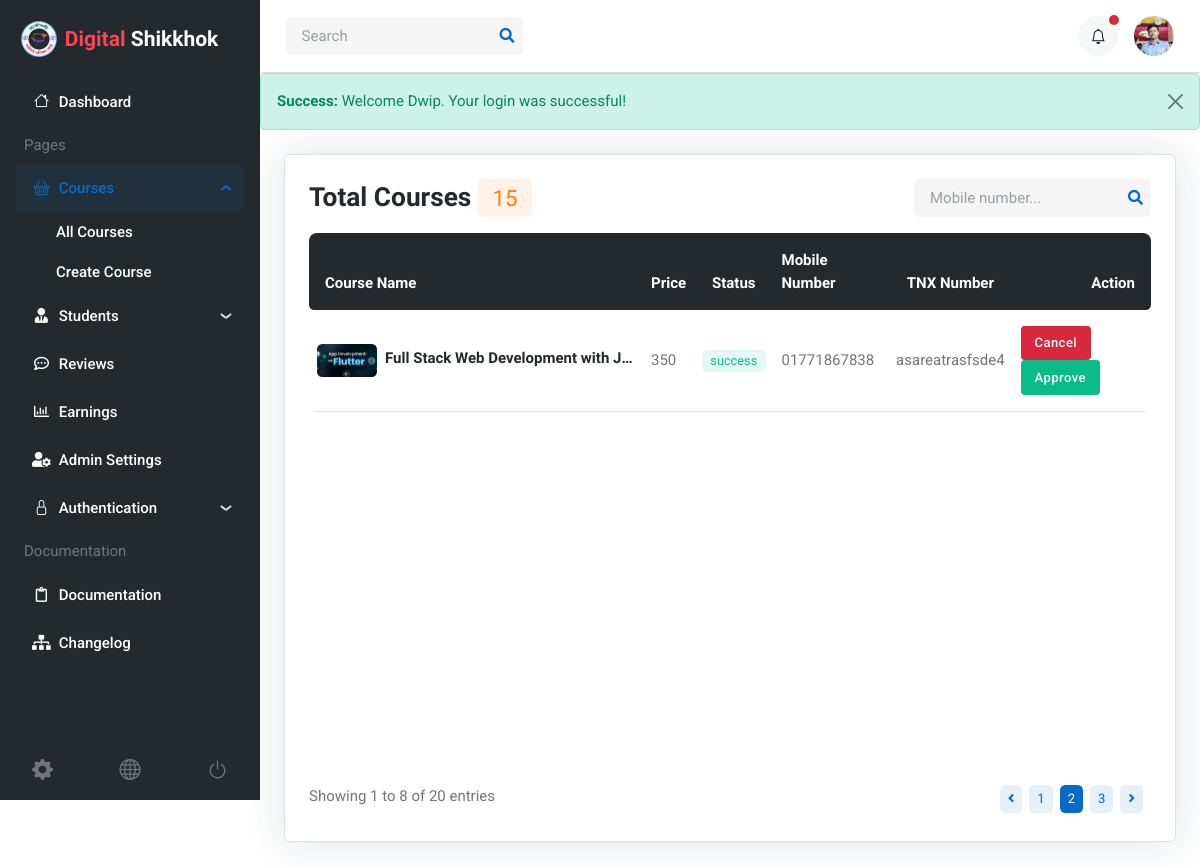
/admin/enrollments.php (signed in), run on the app's committed database.
### tables this page shows
CREATE TABLE `users` (
  `id` int(255) NOT NULL,
  `role` enum('student','admin','instructor') NOT NULL DEFAULT 'student',
  `first_name` varchar(255) NOT NULL,
  `last_name` varchar(255) NOT NULL,
  `phone` varchar(255) NOT NULL,
  `email` varchar(255) NOT NULL,
  `password` varchar(255) NOT NULL,
  `avatar` varchar(255) NOT NULL,
  `created_at` datetime NOT NULL DEFAULT current_timestamp(),
  `updated_at` datetime NOT NULL DEFAULT current_timestamp()
);

CREATE TABLE `enrollments` (
  `id` int(11) NOT NULL,
  `course_id` int(11) NOT NULL,
  `user_id` int(11) NOT NULL,
  `phone` varchar(255) NOT NULL,
  `tnx_id` varchar(255) NOT NULL,
  `status` enum('pending','success','cancel') NOT NULL DEFAULT 'pending',
  `created_at` datetime NOT NULL DEFAULT current_timestamp(),
  `updated_at` datetime NOT NULL DEFAULT current_timestamp()
);

CREATE TABLE `courses` (
  `id` bigint(20) NOT NULL,
  `title` varchar(255) NOT NULL,
  `short_desc` text NOT NULL,
  `description` text NOT NULL,
  `thumbnail` varchar(255) NOT NULL,
  `video` varchar(255) NOT NULL,
  `duration` varchar(255) NOT NULL,
  `instructor` int(11) NOT NULL,
  `price` varchar(255) NOT NULL,
  `total_lectures` int(11) NOT NULL,
  `language` varchar(11) NOT NULL,
  `created_at` datetime NOT NULL DEFAULT current_timestamp(),
  `updated_at` datetime NOT NULL DEFAULT current_timestamp() ON UPDATE current_timestamp()
);

### includes/get_records.php (called while the page is built, shortened)
<?php
function get_records($conn, $table_name)
{
  $sql = "SELECT * FROM $table_name ORDER BY id DESC";
  if ($result = $conn->query($sql)) {
    $results = [];
    while ($row = $result->fetch_assoc()) {
      $results[] = $row;
    }
    return $results;
  } else {
    $_SESSION['error_message'] = "Error: " . $conn->error;
    return [];
  }
}

### includes/get_course_by_id.php (called while the page is built, shortened)
<?php
function get_course($conn, $course_id)
{
  $course_id = mysqli_real_escape_string($conn, $course_id);
  $sql = "SELECT * FROM courses WHERE id = '$course_id'";
  $result = mysqli_query($conn, $sql);
  $course = mysqli_fetch_assoc($result);
  return $course;
}

### includes/helpers.php (called while the page is built, shortened)
<?php
function get_status_classes($status)
{
  $classes = [
    'success' => 'bg-success text-success',
    'pending' => 'bg-orange text-orange',
    'cancel'  => 'bg-danger text-danger'
  ];
  return $classes[$status] ?? 'bg-gray';
}
function is_active_page($page)
{
  $current_page = basename($_SERVER['PHP_SELF']);
  return  $current_page == $page ? 'active' : '';
}

### includes/get_user_by_id.php (called while the page is built, shortened)
<?php
function get_user($conn, $user_id)
{
    $stmt = $conn->prepare("SELECT * FROM users WHERE id = ?");
    $stmt->bind_param("s", $user_id);
    if (!$stmt->execute()) {
        echo "Error executing query: " . $stmt->error;
        return null;
    }
    $result = $stmt->get_result();
    if ($result->num_rows > 0) {
        $user = $result->fetch_assoc();
        return $user;
    } else {
        echo "No user found with the given email.";
        $stmt->close();
        return null;
    }
}
?>

### admin/enrollments.php (the view, shortened to what this page needs)
<?php
include('../includes/db.php');
include('../includes/helpers.php');
include('../includes/get_course_by_id.php');
include('../includes/get_records.php');
$enrollments = get_records($conn, 'enrollments');
?>
<div class="page-content-wrapper border">
  <div class="row mb-3">
    <div class="col-12 d-sm-flex justify-content-between align-items-center">
      <h4 class=" mb-2 mb-sm-0">Total Courses <span class="badge bg-orange bg-opacity-10 text-orange">15</span></h4>
      <div class="nav my-3 my-xl-0 flex-nowrap align-items-center">
        <div class="nav-item w-100">
          <form class="position-relative">
            <input class="form-control pe-5 bg-secondary bg-opacity-10 border-0" type="search" placeholder="Mobile number..." aria-label="Search">
            <button class="bg-transparent px-2 py-0 border-0 position-absolute top-50 end-0 translate-middle-y" type="submit"><i class="fas fa-search fs-6 text-primary"></i></button>
          </form>
        </div>
      </div>
    </div>
  </div>
  <div class="card-body">
    <div class="table-responsive border-0 rounded-3">
      <table class="table table-dark-gray align-middle p-4 mb-0 table-hover">
        <thead>
          <tr>
            <th scope="col" class="border-0 px-3 rounded-start" style="width: 30%;">Course Name</th>
            <th scope="col" class="border-0">Price</th>
            <th scope="col" class="border-0 text-center">Status</th>
            <th scope="col" class="border-0">Mobile Number</th>
            <th scope="col" class="border-0 px-3 text-center">TNX Number</th>
            <th scope="col" class="border-0 px-3 rounded-end text-end">Action</th>
          </tr>
        </thead>
        <tbody>
          <?php
          foreach ($enrollments as $enroll):
            $course = get_course($conn, $enroll['course_id']) ?>
            <tr>
              <td>
                <div class="d-flex align-items-center position-relative">
                  <div class="w-60px">
                    <img src="../uploads/img/thumbnails/<?= htmlspecialchars($course['thumbnail']) ?>" class="rounded" alt="">
                  </div>
                  <h6 class="table-responsive-title mb-0 ms-2">
                    <a href="#" class="stretched-link d-inline-block text-truncate" style="max-width: 250px;"><?= htmlspecialchars($course['title']) ?></a>
                  </h6>
                </div>
              </td>
              <td><?= $course['price'] ?></td>
              <td class="text-center">
                <div class="badge <?= get_status_classes($enroll['status']) ?> bg-opacity-10">
                  <?= $enroll['status'] ?>
                </div>
              </td>
              <td><?= $enroll['phone'] ?></td>
              <td class="text-center"><?= $enroll['tnx_id'] ?></td>
              <td class="d-flex justify-content-end gap-2">
                <form method="post" action="../includes/process_enroll_update_status.php">
                  <button class="btn btn-sm btn-danger mb-0" name="action" value="delete">Cancel</button>
                  <button class="btn btn-sm btn-success me-1 mb-1 mb-md-0" name="action" value="approve">Approve</button>
                </form>
              </td>
            </tr>
          <?php endforeach; ?>
        </tbody>
      </table>
    </div>
  </div>
  <div class="card-footer bg-transparent pt-0">
    <div class="d-sm-flex justify-content-sm-between align-items-sm-center">
      <p class="mb-0 text-center text-sm-start">Showing 1 to 8 of 20 entries</p>
      <nav class="d-flex justify-content-center mb-0" aria-label="navigation">
        <ul class="pagination pagination-sm pagination-primary-soft d-inline-block d-md-flex rounded mb-0">
          <li class="page-item mb-0"><a class="page-link" href="#" tabindex="-1"><i class="fas fa-angle-left"></i></a></li>
          <li class="page-item mb-0"><a class="page-link" href="#">1</a></li>
          <li class="page-item mb-0 active"><a class="page-link" href="#">2</a></li>
          <li class="page-item mb-0"><a class="page-link" href="#">3</a></li>
          <li class="page-item mb-0"><a class="page-link" href="#"><i class="fas fa-angle-right"></i></a></li>
        </ul>
      </nav>
    </div>
  </div>
</div>
<?php
$content = ob_get_clean();
include('../layouts/admin.php');
?>

### layouts/admin.php (shortened to what this page needs)
<?php
include_once('../includes/db.php');
include_once('../includes/helpers.php');
include_once('../includes/get_user_by_id.php');
$user_id = $_SESSION['user_id'];
$user = get_user($conn, $user_id);
?>
<!DOCTYPE html>
<html lang="en">
<head>
    <link rel="stylesheet" type="text/css" href="../assets/vendor/font-awesome/css/all.min.css">
    <link rel="stylesheet" type="text/css" href="../assets/vendor/bootstrap-icons/bootstrap-icons.css">
    <link rel="stylesheet" type="text/css" href="../assets/vendor/choices/css/choices.min.css">
    <link rel="stylesheet" type="text/css" href="../assets/vendor/glightbox/css/glightbox.css">
    <link rel="stylesheet" type="text/css" href="../assets/vendor/quill/css/quill.snow.css">
    <link rel="stylesheet" type="text/css" href="../assets/vendor/stepper/css/bs-stepper.min.css">
    <link rel="stylesheet" type="text/css" href="../assets/vendor/overlay-scrollbar/css/overlayscrollbars.min.css">
    <link rel="stylesheet" type="text/css" href="../assets/css/style.css">
</head>
<body>
    <main>
        <nav class="navbar sidebar navbar-expand-xl navbar-dark bg-dark">
            <div class="d-flex align-items-center">
                <a class="navbar-brand d-flex align-items-center gap-2" href="index-2.html">
                    <img class="navbar-brand-item" src="../assets/images/logo.png" alt="">
                    <h5 class="text-white mb-0"><span style="color:rgb(250, 70, 82)">Digital</span> Shikkhok</h5>
                </a>
            </div>
            <div class="offcanvas offcanvas-start flex-row custom-scrollbar h-100" data-bs-backdrop="true" tabindex="-1" id="offcanvasSidebar">
                <div class="offcanvas-body sidebar-content d-flex flex-column bg-dark">
                    <ul class="navbar-nav flex-column" id="navbar-sidebar">
                        <li class="nav-item"><a href="dashboard.php" class="nav-link"><i class="bi bi-house fa-fw me-2"></i>Dashboard</a></li>
                        <li class="nav-item ms-2 my-2">Pages</li>
                        <li class="nav-item">
                            <a class="nav-link" data-bs-toggle="collapse" href="#collapsepage" role="button" aria-expanded="true" aria-controls="collapsepage">
                                <i class="bi bi-basket fa-fw me-2"></i>Courses
                            </a>
                            <ul class="nav collapse flex-column show" id="collapsepage" data-bs-parent="#navbar-sidebar">
                                <li class="nav-item"> <a class="nav-link <?= is_active_page('all_courses.php') ?>" href="../admin/all_courses.php">All Courses</a></li>
                                <li class="nav-item"> <a class="nav-link <?= is_active_page('create_course.php') ?>" href="../admin/create_course.php">Create Course</a></li>
                            </ul>
                        </li>
                        <li class="nav-item">
                            <a class="nav-link" data-bs-toggle="collapse" href="#collapsestudent" role="button" aria-expanded="false" aria-controls="collapsestudent">
                                <i class="fas fa-user-tie fa-fw me-2"></i>Students
                            </a>
                        </li>
                        <li class="nav-item"> <a class="nav-link" href="admin-review.html"><i class="far fa-comment-dots fa-fw me-2"></i>Reviews</a></li>
                        <li class="nav-item"> <a class="nav-link" href="admin-earning.html"><i class="far fa-chart-bar fa-fw me-2"></i>Earnings</a></li>
                        <li class="nav-item"> <a class="nav-link" href="admin-setting.html"><i class="fas fa-user-cog fa-fw me-2"></i>Admin Settings</a></li>
                        <li class="nav-item">
                            <a class="nav-link" data-bs-toggle="collapse" href="#collapseauthentication" role="button" aria-expanded="false" aria-controls="collapseauthentication">
                                <i class="bi bi-lock fa-fw me-2"></i>Authentication
                            </a>
                        </li>
                        <li class="nav-item ms-2 my-2">Documentation</li>
                        <li class="nav-item"> <a class="nav-link" href="docs/index.html"><i class="far fa-clipboard fa-fw me-2"></i>Documentation</a></li>
                        <li class="nav-item"> <a class="nav-link" href="docs/changelog.html"><i class="fas fa-sitemap fa-fw me-2"></i>Changelog</a></li>
                    </ul>
                    <div class="px-3 mt-auto pt-3">
                        <div class="d-flex align-items-center justify-content-between text-primary-hover">
                            <a class="h5 mb-0 text-body" href="admin-setting.html" data-bs-toggle="tooltip" data-bs-placement="top" title="Settings">
                                <i class="bi bi-gear-fill"></i>
                            </a>
                            <a class="h5 mb-0 text-body" href="index-2.html" data-bs-toggle="tooltip" data-bs-placement="top" title="Home">
                                <i class="bi bi-globe"></i>
                            </a>
                            <a class="h5 mb-0 text-body" href="sign-in.html" data-bs-toggle="tooltip" data-bs-placement="top" title="Sign out">
                                <i class="bi bi-power"></i>
                            </a>
                        </div>
                    </div>
                </div>
            </div>
        </nav>
        <div class="page-content">
            <nav class="navbar top-bar navbar-light border-bottom py-0 py-xl-3">
                <div class="container-fluid p-0">
                    <div class="d-flex align-items-center w-100">
                        <div class="navbar-expand-lg ms-auto ms-xl-0">
                            <div class="collapse navbar-collapse w-100" id="navbarTopContent">
                                <div class="nav my-3 my-xl-0 flex-nowrap align-items-center">
                                    <div class="nav-item w-100">
                                        <form class="position-relative">
                                            <input class="form-control pe-5 bg-secondary bg-opacity-10 border-0" type="search" placeholder="Search" aria-label="Search">
                                            <button class="bg-transparent px-2 py-0 border-0 position-absolute top-50 end-0 translate-middle-y" type="submit"><i class="fas fa-search fs-6 text-primary"></i></button>
                                        </form>
                                    </div>
                                </div>
                            </div>
                        </div>
                        <div class="ms-xl-auto">
                            <ul class="navbar-nav flex-row align-items-center">
                                <li class="nav-item ms-2 ms-md-3 dropdown">
                                    <a class="btn btn-light btn-round mb-0" href="#" role="button" data-bs-toggle="dropdown" aria-expanded="false" data-bs-auto-close="outside">
                                        <i class="bi bi-bell fa-fw"></i>
                                    </a>
                                    <span class="notif-badge animation-blink"></span>
                                </li>
                                <li class="nav-item ms-2 ms-md-3 dropdown">
                                    <a class="avatar avatar-sm p-0" href="#" id="profileDropdown" role="button" data-bs-auto-close="outside" data-bs-display="static" data-bs-toggle="dropdown" aria-expanded="false">
                                        <img class="avatar-img rounded-circle" src="../uploads/img/users/<?= $user['avatar'] ?>" alt="avatar">
                                    </a>
                                </li>
                            </ul>
                        </div>
                    </div>
                </div>
            </nav>
            <?php
            if (isset($_SESSION['error_message']) || isset($_SESSION['success_message'])) {
                $alert_type = isset($_SESSION['error_message']) ? 'warning' : 'success';
                $message = isset($_SESSION['error_message']) ? $_SESSION['error_message'] : $_SESSION['success_message'];
            ?>
                <div class="alert alert-<?= $alert_type ?> alert-dismissible fade show" role="alert">
                    <strong><?= $alert_type === 'warning' ? 'Error:' : 'Success:' ?></strong> <?= htmlspecialchars($message) ?>
                    <button type="button" class="btn-close" data-bs-dismiss="alert" aria-label="Close"></button>
                </div>
            <?php
            }
            ?>
            <div>
                <?php echo $content; ?>
            </div>
        </div>
    </main>
</body>
</html>

### data on the page
users: avatar (picture)
enrollments: course.thumbnail (picture), course.title "Full Stack Web Development with J…", course.price "350", status "success", phone "01771867838", tnx "asareatrasfsde4"

### other printed values
$message "Welcome Dwip. Your login was successful!"
